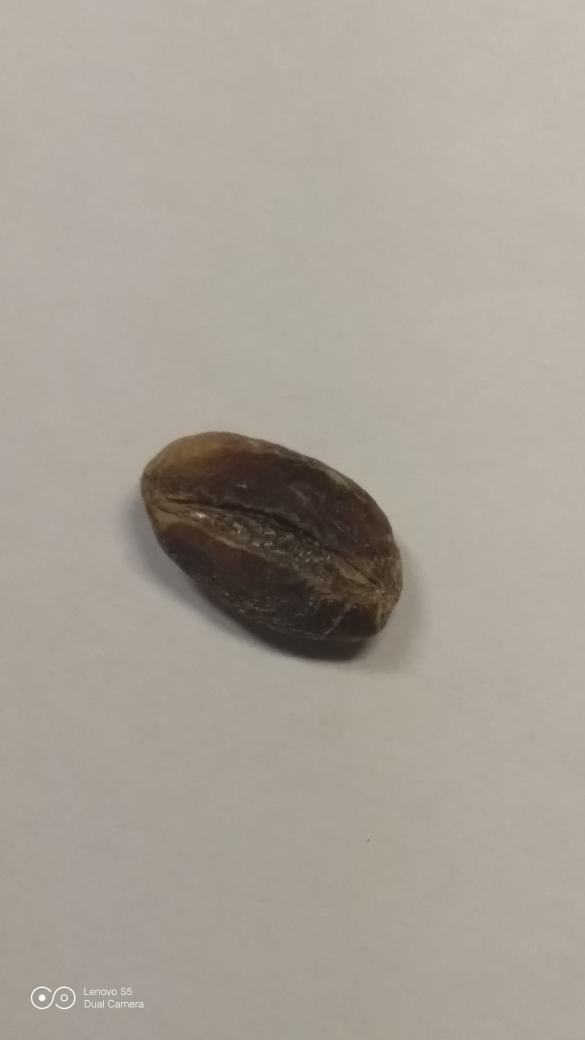
#> input picture Ardido/IMG_20190429_214636.jpg, 2340 x 4160 px (shown at 1/4 size)
$ python -i cafe.py   (imports and definitions only)
#> lines starting #> are read from the running program, lines starting #| are printed output that depends on the picture
#> further down, picture is the input picture: shape (4160, 2340, 3); mean B, G, R 150.4, 160.4, 167.9
import cv2
import numpy as np
#imports para PICamera
from picamera.array import PiRGBArray
from picamera import PiCamera
import time
from matplotlib import pyplot as plt

# [42 lines left out: functions histogramaRGB, histogramaPB, not called in this run]

def histogramaHSV(img):
    #Separa os canais
    hsv = cv2.cvtColor(img, cv2.COLOR_BGR2HSV)
#> hsv: shape (4160, 2340, 3); mean H, S, V 17.2, 29.3, 168
    canais = cv2.split(hsv)
    cores = ("m", "c", "y")
    fig = plt.figure()
    plt.title("'Histograma HSV")
    plt.xlabel("Intensidade")
    plt.ylabel("Número de Pixels")
    for (canal, cor) in zip(canais, cores):
        #Este loop executa 3 vezes, uma para cada canal
        hist = cv2.calcHist([canal], [0], None, [256], [0, 256])
        plt.plot(hist, color = cor)
        plt.xlim([0, 256])
#> this loop made 3 passes
#> cor on passes 1 to 3: 'm', 'c', 'y'
    # If we haven't already shown or saved the plot, then we need to
    # draw the figure first...
    fig.canvas.draw()
    # Now we can save it to a numpy array.
    data = np.fromstring(fig.canvas.tostring_rgb(), dtype=np.uint8, sep='')
    data = data.reshape(fig.canvas.get_width_height()[::-1] + (3,))
    plt.close('all')
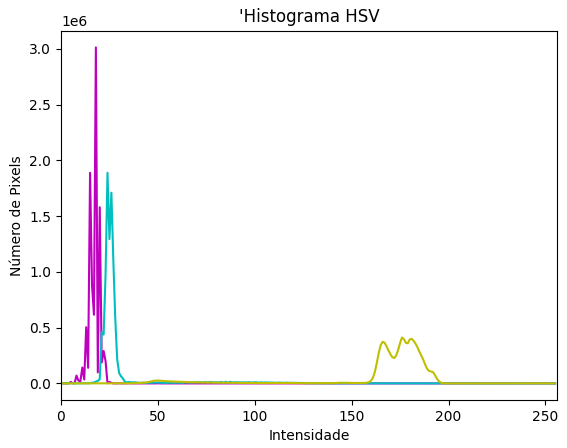
#> figure drawn by matplotlib, 1 panel; curve peaks at x = 18, y = 3013096; curve peaks at x = 24, y = 1888862; curve peaks at x = 176, y = 411511
    return data

# [39 lines left out: functions imprime_cor, texto, not called in this run]

# [66 lines not run here, left out]

>>> import cv2
>>> picture = cv2.imread('Ardido/IMG_20190429_214636.jpg')
>>> result = histogramaHSV(picture)
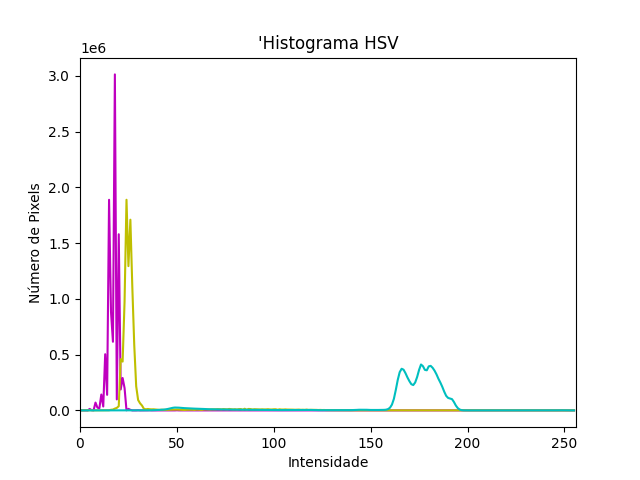
#> result: shape (480, 640, 3); mean B, G, R 249.8, 249, 249.9

$ run again, on Ardido/IMG_20190429_214641.jpg
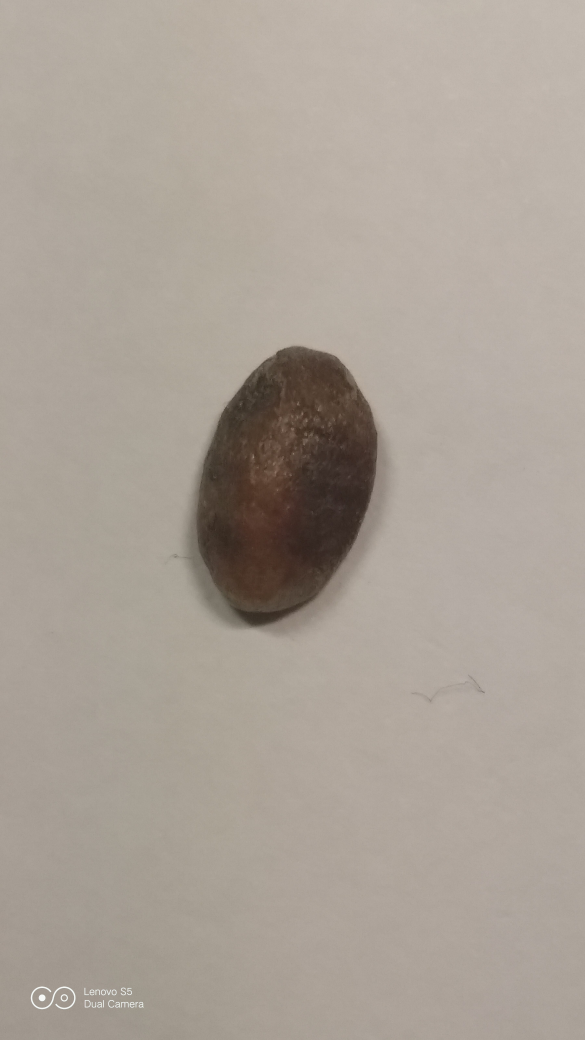
#> input picture Ardido/IMG_20190429_214641.jpg, 2340 x 4160 px (shown at 1/4 size)
#> picture is the input picture: shape (4160, 2340, 3); mean B, G, R 150.8, 160.6, 170.1
#> hsv: shape (4160, 2340, 3); mean H, S, V 15.3, 31.3, 170.1
#> the loop in histogramaHSV, `for (canal, cor) in zip(canais, cores):` made 3 passes
#> cor on passes 1 to 3: 'm', 'c', 'y'
#> in histogramaHSV, `plt.close('all')`:
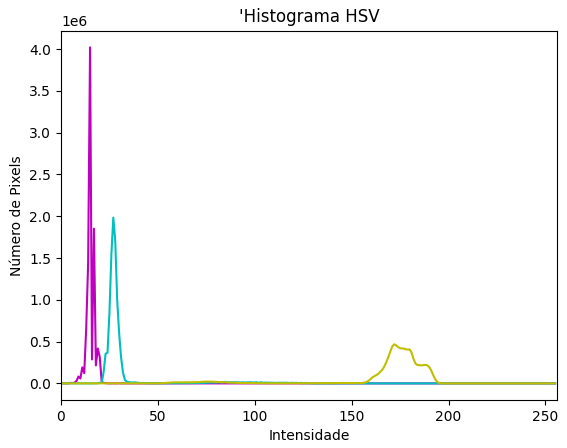
#> figure drawn by matplotlib, 1 panel; curve peaks at x = 15, y = 4021014; curve peaks at x = 27, y = 1983606; curve peaks at x = 172, y = 467723
#> `result = histogramaHSV(picture)`:
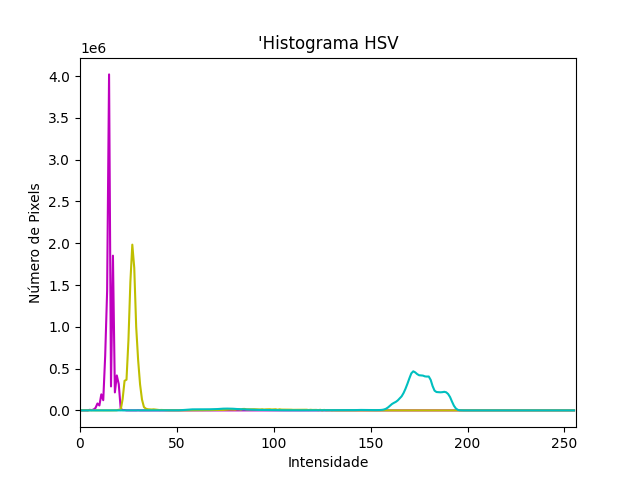
#> result: shape (480, 640, 3); mean B, G, R 250.1, 249.6, 250

$ run again, on Ardido/IMG_20190429_214657.jpg
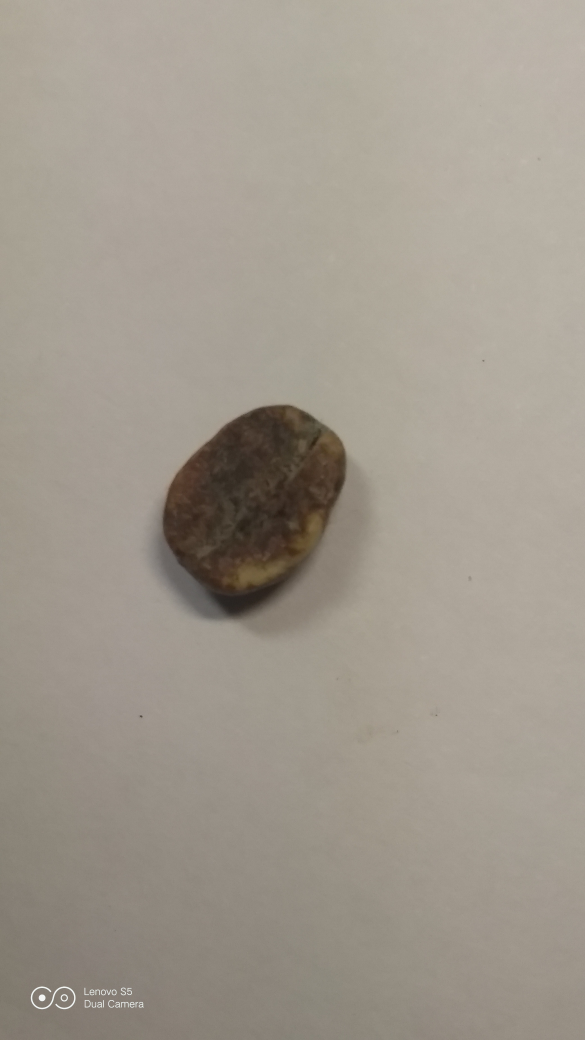
#> input picture Ardido/IMG_20190429_214657.jpg, 2340 x 4160 px (shown at 1/4 size)
#> picture is the input picture: shape (4160, 2340, 3); mean B, G, R 141.6, 152.8, 160.3
#> hsv: shape (4160, 2340, 3); mean H, S, V 17.9, 31.6, 160.3
#> the loop in histogramaHSV, `for (canal, cor) in zip(canais, cores):` made 3 passes
#> cor on passes 1 to 3: 'm', 'c', 'y'
#> in histogramaHSV, `plt.close('all')`:
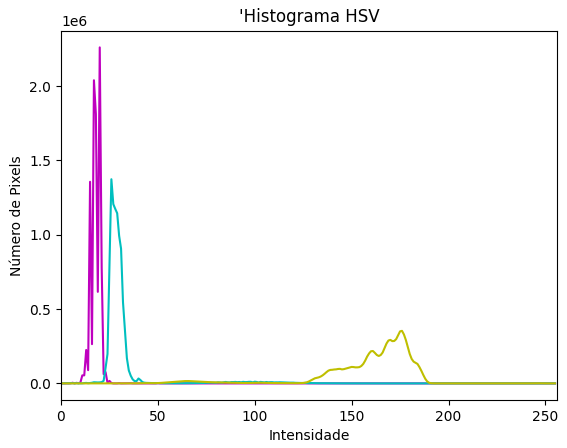
#> figure drawn by matplotlib, 1 panel; curve peaks at x = 20, y = 2260519; curve peaks at x = 26, y = 1373576; curve peaks at x = 176, y = 353557
#> `result = histogramaHSV(picture)`:
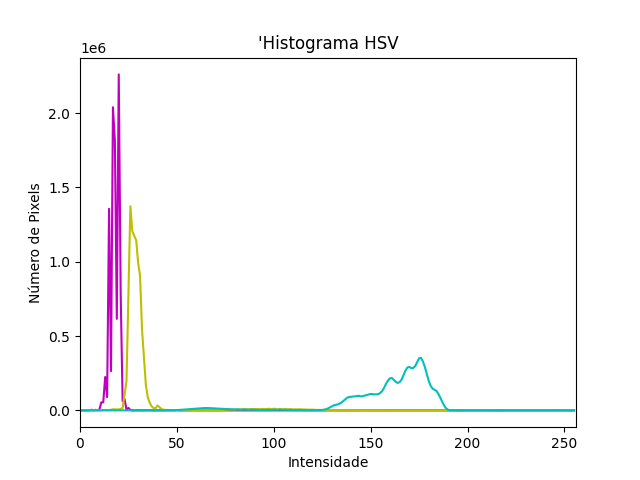
#> result: shape (480, 640, 3); mean B, G, R 249.9, 249, 250

$ run again, on Ardido/IMG_20190429_214702.jpg
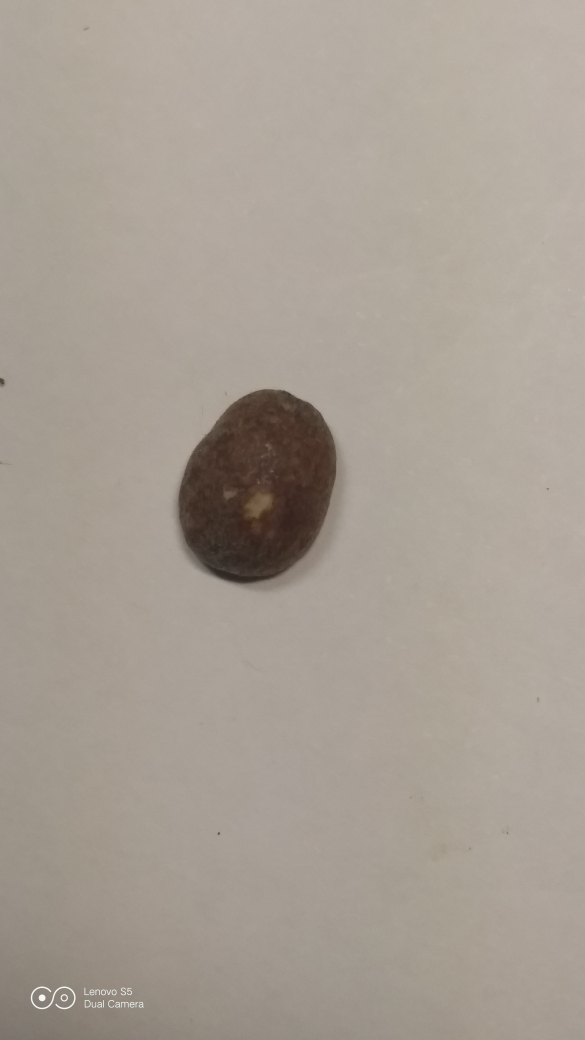
#> input picture Ardido/IMG_20190429_214702.jpg, 2340 x 4160 px (shown at 1/4 size)
#> picture is the input picture: shape (4160, 2340, 3); mean B, G, R 147.9, 158.2, 167.4
#> hsv: shape (4160, 2340, 3); mean H, S, V 15.8, 31.3, 167.4
#> the loop in histogramaHSV, `for (canal, cor) in zip(canais, cores):` made 3 passes
#> cor on passes 1 to 3: 'm', 'c', 'y'
#> in histogramaHSV, `plt.close('all')`:
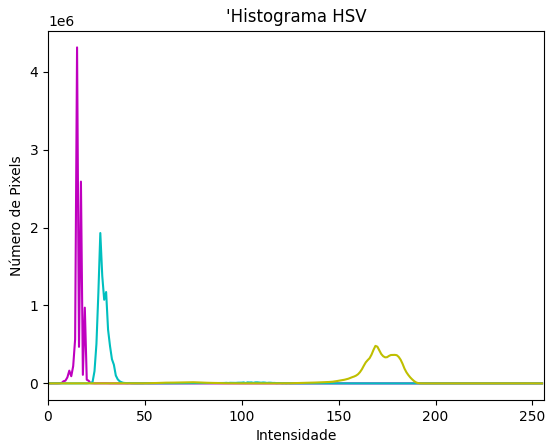
#> figure drawn by matplotlib, 1 panel; curve peaks at x = 15, y = 4311340; curve peaks at x = 27, y = 1929383; curve peaks at x = 169, y = 481573
#> `result = histogramaHSV(picture)`:
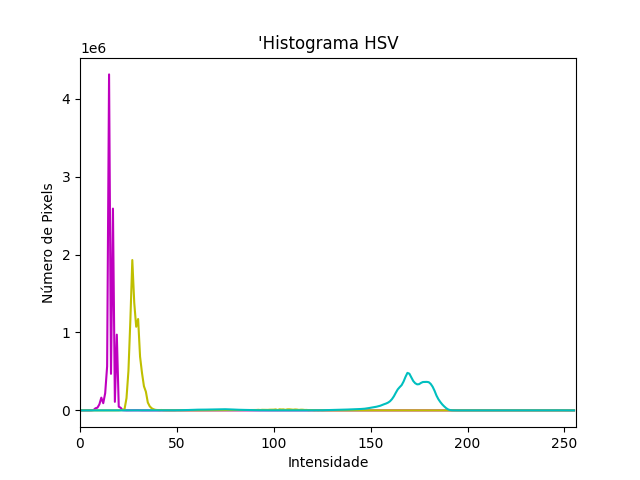
#> result: shape (480, 640, 3); mean B, G, R 250.4, 249.8, 250.3
